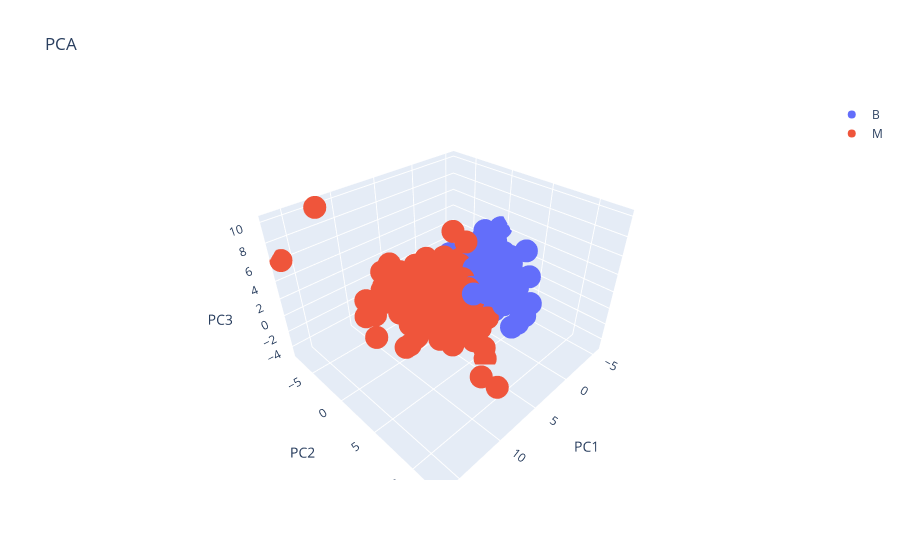

Notebook code for this chart:
### Code cell
pca3_reduced_df['id'] = data2['id']
pca3_reduced_df['diagnosis'] = data2['diagnosis']

#Plot, Azul = Benigno, Rojo = Maligno

fig = go.Figure()

for diag in ['B', 'M']:
    pca3_reduced_df_diag = pca3_reduced_df[pca3_reduced_df['diagnosis'] == diag]
    fig.add_trace(go.Scatter3d(x=pca3_reduced_df_diag['PC1'], y=pca3_reduced_df_diag['PC2'], z=pca3_reduced_df_diag['PC3'], mode='markers', name=diag))

fig.update_layout(title='PCA', scene=dict(xaxis_title='PC1', yaxis_title='PC2', zaxis_title='PC3'))

fig.show()

### Figure 1 — Plotly figure (JSON) as saved in the notebook; plotly's stock layout.template omitted (floating-point values rounded to 4 significant figures; data arrays with more than 128 entries replaced by an {"elided": "..."} marker saying what was removed)
{"data": [{"mode": "markers", "name": "B", "type": "scatter3d", "x": {"elided": "357 float values"}, "y": {"elided": "357 float values"}, "z": {"elided": "357 float values"}}, {"mode": "markers", "name": "M", "type": "scatter3d", "x": {"elided": "212 float values"}, "y": {"elided": "212 float values"}, "z": {"elided": "212 float values"}}], "layout": {"scene": {"xaxis": {"title": {"text": "PC1"}}, "yaxis": {"title": {"text": "PC2"}}, "zaxis": {"title": {"text": "PC3"}}}, "title": {"text": "PCA"}}}
